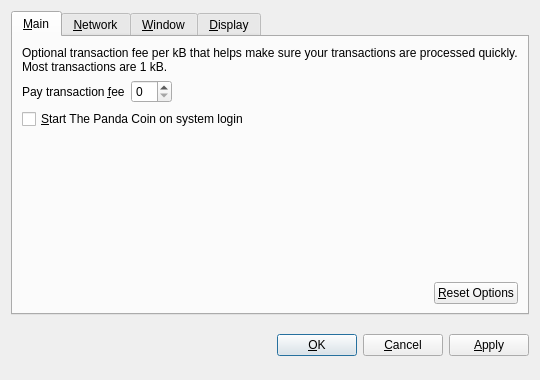
<?xml version="1.0" encoding="UTF-8"?>
<ui version="4.0">
 <class>OptionsDialog</class>
 <widget class="QDialog" name="OptionsDialog">
  <property name="geometry">
   <rect>
    <x>0</x>
    <y>0</y>
    <width>540</width>
    <height>380</height>
   </rect>
  </property>
  <property name="windowTitle">
   <string>Options</string>
  </property>
  <property name="modal">
   <bool>true</bool>
  </property>
  <layout class="QVBoxLayout" name="verticalLayout">
   <item>
    <widget class="QTabWidget" name="tabWidget">
     <property name="tabPosition">
      <enum>QTabWidget::North</enum>
     </property>
     <property name="currentIndex">
      <number>0</number>
     </property>
     <widget class="QWidget" name="tabMain">
      <attribute name="title">
       <string>&amp;Main</string>
      </attribute>
      <layout class="QVBoxLayout" name="verticalLayout_Main">
       <item>
        <widget class="QLabel" name="transactionFeeInfoLabel">
         <property name="text">
          <string>Optional transaction fee per kB that helps make sure your transactions are processed quickly. Most transactions are 1 kB.</string>
         </property>
         <property name="textFormat">
          <enum>Qt::PlainText</enum>
         </property>
         <property name="wordWrap">
          <bool>true</bool>
         </property>
        </widget>
       </item>
       <item>
        <layout class="QHBoxLayout" name="horizontalLayout_1_Main">
         <item>
          <widget class="QLabel" name="transactionFeeLabel">
           <property name="text">
            <string>Pay transaction &amp;fee</string>
           </property>
           <property name="textFormat">
            <enum>Qt::PlainText</enum>
           </property>
           <property name="buddy">
            <cstring>transactionFee</cstring>
           </property>
          </widget>
         </item>
         <item>
          <widget class="BitcoinAmountField" name="transactionFee"/>
         </item>
         <item>
          <spacer name="horizontalSpacer_1_Main">
           <property name="orientation">
            <enum>Qt::Horizontal</enum>
           </property>
           <property name="sizeHint" stdset="0">
            <size>
             <width>40</width>
             <height>20</height>
            </size>
           </property>
          </spacer>
         </item>
        </layout>
       </item>
       <item>
        <widget class="QCheckBox" name="bitcoinAtStartup">
         <property name="toolTip">
          <string>Automatically start The Panda Coin after logging in to the system.</string>
         </property>
         <property name="text">
          <string>&amp;Start The Panda Coin on system login</string>
         </property>
        </widget>
       </item>
       <item>
        <spacer name="verticalSpacer_Main">
         <property name="orientation">
          <enum>Qt::Vertical</enum>
         </property>
         <property name="sizeHint" stdset="0">
          <size>
           <width>20</width>
           <height>40</height>
          </size>
         </property>
        </spacer>
       </item>
       <item>
        <layout class="QHBoxLayout" name="horizontalLayout_2_Main">
         <item>
          <spacer name="horizontalSpacer_2_Main">
           <property name="orientation">
            <enum>Qt::Horizontal</enum>
           </property>
           <property name="sizeHint" stdset="0">
            <size>
             <width>40</width>
             <height>20</height>
            </size>
           </property>
          </spacer>
         </item>
         <item>
          <widget class="QPushButton" name="resetButton">
           <property name="toolTip">
            <string>Reset all client options to default.</string>
           </property>
           <property name="text">
            <string>&amp;Reset Options</string>
           </property>
           <property name="autoDefault">
            <bool>false</bool>
           </property>
          </widget>
         </item>
        </layout>
       </item>
      </layout>
     </widget>
     <widget class="QWidget" name="tabNetwork">
      <attribute name="title">
       <string>&amp;Network</string>
      </attribute>
      <layout class="QVBoxLayout" name="verticalLayout_Network">
       <item>
        <widget class="QCheckBox" name="mapPortUpnp">
         <property name="toolTip">
          <string>Automatically open the The Panda Coin client port on the router. This only works when your router supports UPnP and it is enabled.</string>
         </property>
         <property name="text">
          <string>Map port using &amp;UPnP</string>
         </property>
        </widget>
       </item>
       <item>
        <widget class="QCheckBox" name="connectSocks">
         <property name="toolTip">
          <string>Connect to the The Panda Coin network through a SOCKS proxy (e.g. when connecting through Tor).</string>
         </property>
         <property name="text">
          <string>&amp;Connect through SOCKS proxy:</string>
         </property>
        </widget>
       </item>
       <item>
        <layout class="QHBoxLayout" name="horizontalLayout_Network">
         <item>
          <widget class="QLabel" name="proxyIpLabel">
           <property name="text">
            <string>Proxy &amp;IP:</string>
           </property>
           <property name="textFormat">
            <enum>Qt::PlainText</enum>
           </property>
           <property name="buddy">
            <cstring>proxyIp</cstring>
           </property>
          </widget>
         </item>
         <item>
          <widget class="QValidatedLineEdit" name="proxyIp">
           <property name="maximumSize">
            <size>
             <width>140</width>
             <height>16777215</height>
            </size>
           </property>
           <property name="toolTip">
            <string>IP address of the proxy (e.g. 127.0.0.1)</string>
           </property>
          </widget>
         </item>
         <item>
          <widget class="QLabel" name="proxyPortLabel">
           <property name="text">
            <string>&amp;Port:</string>
           </property>
           <property name="textFormat">
            <enum>Qt::PlainText</enum>
           </property>
           <property name="buddy">
            <cstring>proxyPort</cstring>
           </property>
          </widget>
         </item>
         <item>
          <widget class="QLineEdit" name="proxyPort">
           <property name="maximumSize">
            <size>
             <width>55</width>
             <height>16777215</height>
            </size>
           </property>
           <property name="toolTip">
            <string>Port of the proxy (e.g. 9050)</string>
           </property>
          </widget>
         </item>
         <item>
          <widget class="QLabel" name="socksVersionLabel">
           <property name="text">
            <string>SOCKS &amp;Version:</string>
           </property>
           <property name="textFormat">
            <enum>Qt::PlainText</enum>
           </property>
           <property name="buddy">
            <cstring>socksVersion</cstring>
           </property>
          </widget>
         </item>
         <item>
          <widget class="QValueComboBox" name="socksVersion">
           <property name="toolTip">
            <string>SOCKS version of the proxy (e.g. 5)</string>
           </property>
          </widget>
         </item>
         <item>
          <spacer name="horizontalSpacer_Network">
           <property name="orientation">
            <enum>Qt::Horizontal</enum>
           </property>
           <property name="sizeHint" stdset="0">
            <size>
             <width>40</width>
             <height>20</height>
            </size>
           </property>
          </spacer>
         </item>
        </layout>
       </item>
       <item>
        <spacer name="verticalSpacer_Network">
         <property name="orientation">
          <enum>Qt::Vertical</enum>
         </property>
         <property name="sizeHint" stdset="0">
          <size>
           <width>20</width>
           <height>40</height>
          </size>
         </property>
        </spacer>
       </item>
      </layout>
     </widget>
     <widget class="QWidget" name="tabWindow">
      <attribute name="title">
       <string>&amp;Window</string>
      </attribute>
      <layout class="QVBoxLayout" name="verticalLayout_Window">
       <item>
        <widget class="QCheckBox" name="minimizeToTray">
         <property name="toolTip">
          <string>Show only a tray icon after minimizing the window.</string>
         </property>
         <property name="text">
          <string>&amp;Minimize to the tray instead of the taskbar</string>
         </property>
        </widget>
       </item>
       <item>
        <widget class="QCheckBox" name="minimizeOnClose">
         <property name="toolTip">
          <string>Minimize instead of exit the application when the window is closed. When this option is enabled, the application will be closed only after selecting Quit in the menu.</string>
         </property>
         <property name="text">
          <string>M&amp;inimize on close</string>
         </property>
        </widget>
       </item>
       <item>
        <spacer name="verticalSpacer_Window">
         <property name="orientation">
          <enum>Qt::Vertical</enum>
         </property>
         <property name="sizeHint" stdset="0">
          <size>
           <width>20</width>
           <height>40</height>
          </size>
         </property>
        </spacer>
       </item>
      </layout>
     </widget>
     <widget class="QWidget" name="tabDisplay">
      <attribute name="title">
       <string>&amp;Display</string>
      </attribute>
      <layout class="QVBoxLayout" name="verticalLayout_Display">
       <item>
        <layout class="QHBoxLayout" name="horizontalLayout_1_Display">
         <item>
          <widget class="QLabel" name="langLabel">
           <property name="text">
            <string>User Interface &amp;language:</string>
           </property>
           <property name="textFormat">
            <enum>Qt::PlainText</enum>
           </property>
           <property name="buddy">
            <cstring>lang</cstring>
           </property>
          </widget>
         </item>
         <item>
          <widget class="QValueComboBox" name="lang">
           <property name="toolTip">
            <string>The user interface language can be set here. This setting will take effect after restarting The Panda Coin.</string>
           </property>
          </widget>
         </item>
        </layout>
       </item>
       <item>
        <layout class="QHBoxLayout" name="horizontalLayout_2_Display">
         <item>
          <widget class="QLabel" name="unitLabel">
           <property name="text">
            <string>&amp;Unit to show amounts in:</string>
           </property>
           <property name="textFormat">
            <enum>Qt::PlainText</enum>
           </property>
           <property name="buddy">
            <cstring>unit</cstring>
           </property>
          </widget>
         </item>
         <item>
          <widget class="QValueComboBox" name="unit">
           <property name="toolTip">
            <string>Choose the default subdivision unit to show in the interface and when sending coins.</string>
           </property>
          </widget>
         </item>
        </layout>
       </item>
       <item>
        <widget class="QCheckBox" name="displayAddresses">
         <property name="toolTip">
          <string>Whether to show The Panda Coin addresses in the transaction list or not.</string>
         </property>
         <property name="text">
          <string>&amp;Display addresses in transaction list</string>
         </property>
        </widget>
       </item>
       <item>
        <widget class="QCheckBox" name="coinControlFeatures">
         <property name="toolTip">
          <string>Whether to show coin control features or not.</string>
         </property>
         <property name="text">
          <string>Display coin &amp;control features (experts only!)</string>
         </property>
        </widget>
       </item>
       <item>
        <spacer name="verticalSpacer_Display">
         <property name="orientation">
          <enum>Qt::Vertical</enum>
         </property>
         <property name="sizeHint" stdset="0">
          <size>
           <width>20</width>
           <height>40</height>
          </size>
         </property>
        </spacer>
       </item>
      </layout>
     </widget>
    </widget>
   </item>
   <item>
    <layout class="QHBoxLayout" name="horizontalLayout_Buttons">
     <item>
      <spacer name="horizontalSpacer_1">
       <property name="orientation">
        <enum>Qt::Horizontal</enum>
       </property>
       <property name="sizeHint" stdset="0">
        <size>
         <width>40</width>
         <height>48</height>
        </size>
       </property>
      </spacer>
     </item>
     <item>
      <widget class="QLabel" name="statusLabel">
       <property name="font">
        <font>
         <weight>75</weight>
         <bold>true</bold>
        </font>
       </property>
       <property name="text">
        <string/>
       </property>
       <property name="textFormat">
        <enum>Qt::PlainText</enum>
       </property>
       <property name="wordWrap">
        <bool>true</bool>
       </property>
      </widget>
     </item>
     <item>
      <spacer name="horizontalSpacer_2">
       <property name="orientation">
        <enum>Qt::Horizontal</enum>
       </property>
       <property name="sizeHint" stdset="0">
        <size>
         <width>40</width>
         <height>48</height>
        </size>
       </property>
      </spacer>
     </item>
     <item>
      <widget class="QPushButton" name="okButton">
       <property name="text">
        <string>&amp;OK</string>
       </property>
      </widget>
     </item>
     <item>
      <widget class="QPushButton" name="cancelButton">
       <property name="text">
        <string>&amp;Cancel</string>
       </property>
       <property name="autoDefault">
        <bool>false</bool>
       </property>
      </widget>
     </item>
     <item>
      <widget class="QPushButton" name="applyButton">
       <property name="text">
        <string>&amp;Apply</string>
       </property>
       <property name="autoDefault">
        <bool>false</bool>
       </property>
      </widget>
     </item>
    </layout>
   </item>
  </layout>
 </widget>
 <customwidgets>
  <customwidget>
   <class>BitcoinAmountField</class>
   <extends>QSpinBox</extends>
   <header>bitcoinamountfield.h</header>
  </customwidget>
  <customwidget>
   <class>QValueComboBox</class>
   <extends>QComboBox</extends>
   <header>qvaluecombobox.h</header>
  </customwidget>
  <customwidget>
   <class>QValidatedLineEdit</class>
   <extends>QLineEdit</extends>
   <header>qvalidatedlineedit.h</header>
  </customwidget>
 </customwidgets>
 <resources/>
 <connections/>
</ui>
